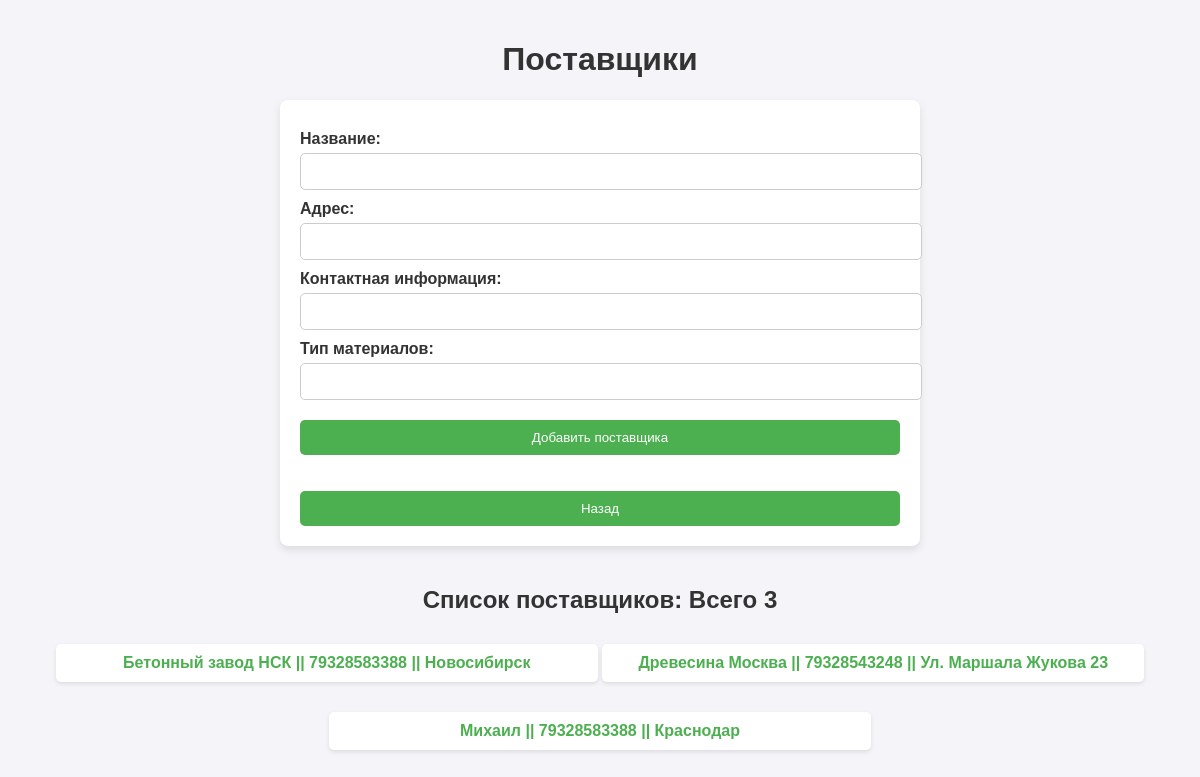
Screenshot of /suppliers (signed in) with the database file from the repository.
### tables this page shows
CREATE TABLE suppliers (
                id INTEGER PRIMARY KEY AUTOINCREMENT,
                name TEXT NOT NULL,
                address TEXT,
                contact_info TEXT,
                type_of_materials TEXT
            );

### main.py (the view, shortened to what this page needs)
@app.route("/suppliers", methods=["GET", "POST"])
@login_required
def manage_suppliers():
    suppliers = SupplierTable.get_all()
    lens = SupplierTable.count_suppliers()
    return render_template("manage_suppliers.html", suppliers=suppliers, lens=lens)

### active_record.py (called while the page is built)
    @staticmethod
    def connect():
        conn = sqlite3.connect(DB_PATH)
        conn.row_factory = sqlite3.Row
        return conn

    @staticmethod
    def from_row(row):
        return Supplier(
            id=row["id"], name=row["name"], contact_info=row["contact_info"],
            type_of_materials=row["type_of_materials"], address=row["address"]
        )

    @staticmethod
    def get_all():
        conn = Supplier.connect()
        cursor = conn.cursor()
        cursor.execute("SELECT * FROM suppliers")
        rows = cursor.fetchall()
        conn.close()
        return [Supplier.from_row(row) for row in rows]

    @staticmethod
    def from_row(row):
        if len(row) == 4:
            return User(
                id=row[0],
                username=row[1],
                password=row[2],
                desc=row[3]
            )
        return None

    @classmethod
    def get_by_id(cls, user_id):
        conn = User.connect()
        cursor = conn.cursor()
        cursor.execute("SELECT * FROM users WHERE id = ?", (user_id,))
        row = cursor.fetchone()
        conn.close()
        return User.from_row(row) if row else None

### main.py (called while the page is built)
@login_manager.user_loader
def load_user(user_id):
    return UserTable.get_by_id(user_id)

### table_module.py (called while the page is built)
    @staticmethod
    def get_all():
        return Supplier.get_all()

    @staticmethod
    def count_suppliers():
        suppliers = Supplier.get_all()
        return len(suppliers)

    @staticmethod
    def get_by_id(user_id):
        return User.get_by_id(user_id)

### templates/manage_suppliers.html (shortened to what this page needs)
<!DOCTYPE html>
<html lang="ru">
<head>
</head>
<body>
<h1>Поставщики</h1>
<div class="form-container">
    <form method="POST">
        <label for="name">Название:</label>
        <input type="text" id="name" name="name" required>
        <label for="address">Адрес:</label>
        <input type="text" id="address" name="address" required>
        <label for="contact_info">Контактная информация:</label>
        <input type="text" id="contact_info" name="contact_info" required>
        <label for="type_of_materials">Тип материалов:</label>
        <input type="text" id="type_of_materials" name="type_of_materials" required>
        <button type="submit">Добавить поставщика</button>
    </form>
        <button type="submit" onclick="window.location.href='{{ url_for('index') }}'">Назад</button>
</div>
<h2>Список поставщиков: Всего {{ lens }}</h2>
<ul class="supplier-list">
    {% for supplier in suppliers %}
    <li>
        <a href="{{ url_for('manage_supplier', supplier_id=supplier.id) }}">{{ supplier.name }} || {{ supplier.contact_info }} || {{ supplier.address }}</a>
    </li>
    {% endfor %}
</ul>
</body>
</html>

### templates/manage_suppliers.html (style rules this page uses)
body { font-family: Arial, sans-serif; margin: 0; padding: 20px; background-color: #f4f4f9; }
h1 { color: #333; text-align: center; }
.form-container { background-color: #fff; padding: 20px; border-radius: 8px; box-shadow: 0 4px 8px rgba(0, 0, 0, 0.1); max-width: 600px; margin: 0 auto; }
.form-container label { display: block; margin-top: 10px; font-weight: bold; color: #333; }
.form-container input { width: 100%; padding: 10px; margin-top: 5px; border: 1px solid #ccc; border-radius: 5px; }
.form-container button { background-color: #4CAF50; color: white; padding: 10px 20px; border: none; border-radius: 5px; cursor: pointer; margin-top: 20px; width: 100%; }
h2 { color: #333; margin-top: 40px; text-align: center; }
.supplier-list { list-style-type: none; padding: 0; text-align: center; }
.supplier-list li { background-color: #fff; margin: 10px 0; padding: 10px; border-radius: 5px; box-shadow: 0 2px 4px rgba(0, 0, 0, 0.1); display: inline-block; width: 45%; margin-bottom: 20px; }
.supplier-list a { color: #4CAF50; text-decoration: none; font-weight: bold; }

### rows the page displays
suppliers: name "Бетонный завод НСК", contact_info "79328583388", address "Новосибирск"
suppliers: name "Древесина Москва", contact_info "79328543248", address "Ул. Маршала Жукова 23"
suppliers: name "Михаил", contact_info "79328583388", address "Краснодар"

### other values shown
{{ lens }} "3"
